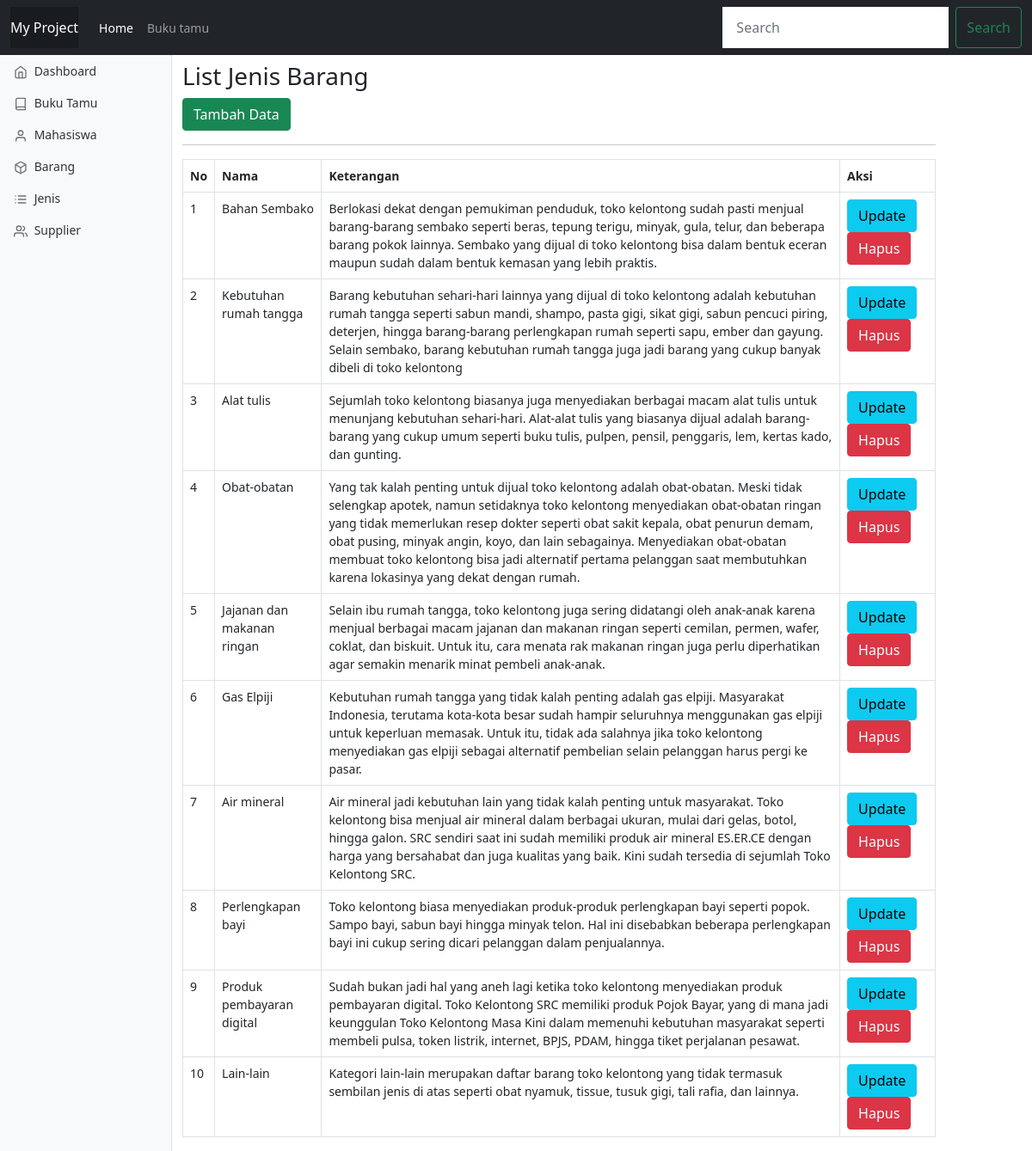
/index.php?p=list_jenis, run on the app's committed database.
### tables this page shows
CREATE TABLE `jenis` (
  `id` int(11) NOT NULL,
  `nama_jenis` varchar(50) NOT NULL,
  `keterangan` text NOT NULL
);

### Class_koneksi.php (called while the page is built, shortened)
<?php
class Koneksi
{
	private $host = 'localhost';
    private $db = 'project';
    private $user = 'root';
    private $pass = '';
    protected $conn;
	function __construct()
	{
		if (!isset($this->conn)) {
        	$this->conn = new mysqli($this->host,$this->user,$this->pass,$this->db);
        }
        return $this->conn;
	}
}

### Class_crud.php (called while the page is built, shortened)
<?php
include 'class_koneksi.php';
class Crud extends Koneksi{
	public function readData($table,$idtable,$id_value)
	{
		$q 		= "SELECT * FROM $table";
		$result = $this->conn->query($q);
		$rows 	= array();
		while($row=$result->fetch_assoc()){
			$rows[]=$row;
		}
		return $rows;
	}
}
 ?>

### jenis/index.php (the view)
<h3>List Jenis Barang</h3>
<a href="index.php?p=input_jenis" class="btn btn-success">Tambah Data</a>
<hr/>
<table class="table table-bordered" width="60%">
    <tr>
        <th>No</th>
        <th>Nama</th>
        <th>Keterangan</th>
        <th>Aksi</th>
    </tr>
    <?php
    include 'Class_crud.php';
    $crud = new Crud();
    $data = $crud->readData('jenis',null,null);
    $no = 1;
    foreach($data as $row)
    {
        echo "<tr>";
        echo "<td>".$no."</td>";
        echo "<td>".$row['nama_jenis']."</td>";
        echo "<td>".$row['keterangan']."</td>";
        echo "<td>
        <a class='btn btn-info' href='index.php?p=edit_jenis&id=".$row['id']."'>Update</a>
        <a class='btn btn-danger' href='index.php?p=hapus_jenis&id=".$row['id']."'>Hapus</a></td>";
        echo "</tr>";
        $no++;
    }
    ?>
</table>

### index.php (shortened to what this page needs)
<!doctype html>
<html lang="en">
  <head>
<link href="css/bootstrap.min.css" rel="stylesheet">
    <link href="css/dashboard.css" rel="stylesheet">
  </head>
  <body>
<nav class="navbar navbar-expand-md navbar-dark fixed-top bg-dark">
  <div class="container-fluid">
    <a class="navbar-brand" href="#">My Project</a>
    <div class="collapse navbar-collapse" id="navbarCollapse">
      <ul class="navbar-nav me-auto mb-2 mb-md-0">
        <li class="nav-item">
          <a class="nav-link active" aria-current="page" href="index.php">Home</a>
        </li>
        <li class="nav-item">
          <a class="nav-link" href="index.php?p=list">Buku tamu</a>
        </li>
      </ul>
      <form class="d-flex">
        <input class="form-control me-2" type="search" placeholder="Search" aria-label="Search">
        <button class="btn btn-outline-success" type="submit">Search</button>
      </form>
    </div>
  </div>
</nav>
<div class="container-fluid">
  <div class="row">
    <div class="col-md-2">
      <nav id="sidebarMenu" class="col-md-3 col-lg-2 d-md-block bg-light sidebar collapse">
      <div class="position-sticky pt-3">
        <ul class="nav flex-column">
          <li class="nav-item">
            <a class="nav-link" aria-current="page" href="index.php">
              <span data-feather="home"></span>
              Dashboard
            </a>
          </li>
          <li class="nav-item">
            <a class="nav-link" href="index.php?p=list_tamu">
              <span data-feather="book"></span>
              Buku Tamu
            </a>
          </li>
          <li class="nav-item">
            <a class="nav-link" href="index.php?p=list_mhs">
              <span data-feather="user"></span>
              Mahasiswa
            </a>
          </li>
          <li class="nav-item">
            <a class="nav-link" href="index.php?p=list_brg">
              <span data-feather="box"></span>
              Barang
            </a>
          </li>
          <li class="nav-item">
            <a class="nav-link" href="index.php?p=list_jenis">
              <span data-feather="list"></span>
              Jenis
            </a>
          </li>
          <li class="nav-item">
            <a class="nav-link" href="index.php?p=list_supplier">
              <span data-feather="users"></span>
              Supplier
            </a>
          </li>
        </ul>
      </div>
    </nav>
    </div>
    <div class="col-md-9 ">
    <?php
      $p=isset($_GET['p']) ? $_GET['p'] : 'home';
      if ($p=='list_jenis') include 'jenis/index.php';
    ?>
    </div>
  </div>
</div>
  </body>
</html>

### css/dashboard.css (style rules this page uses)
body { font-size: .875rem; }
.feather { width: 16px; height: 16px; vertical-align: text-bottom; }
.sidebar { position: fixed; top: 0; bottom: 0; left: 0; z-index: 100; padding: 48px 0 0; box-shadow: inset -1px 0 0 rgba(0, 0, 0, .1); }
.sidebar .nav-link { font-weight: 500; color: #333; }
.sidebar .nav-link .feather { margin-right: 4px; color: #727272; }
.navbar-brand { padding-top: .75rem; padding-bottom: .75rem; font-size: 1rem; background-color: rgba(0, 0, 0, .25); box-shadow: inset -1px 0 0 rgba(0, 0, 0, .25); }
.navbar .form-control { padding: .75rem 1rem; border-width: 0; border-radius: 0; }

### index.php (style rules this page uses)
body { min-height: 75rem; padding-top: 4.5rem; }

### data on the page
jenis: nama_jenis "Bahan Sembako", keterangan "Berlokasi dekat dengan pemukiman penduduk, toko kelontong sudah pasti menjual barang-barang sembako seperti beras, tepung terigu, minyak, gula, telur, dan beberapa barang pokok lainnya. Sembako yang dijual di toko kelontong bisa dalam bentuk eceran maupun sudah dalam bentuk kemasan yang lebih praktis."
jenis: nama_jenis "Kebutuhan rumah tangga", keterangan "Barang kebutuhan sehari-hari lainnya yang dijual di toko kelontong adalah kebutuhan rumah tangga seperti sabun mandi, shampo, pasta gigi, sikat gigi, sabun pencuci piring, deterjen, hingga barang-barang perlengkapan rumah seperti sapu, ember dan gayung. Selain sembako, barang kebutuhan rumah tangga juga jadi barang yang cukup banyak dibeli di toko kelontong"
jenis: nama_jenis "Alat tulis", keterangan "Sejumlah toko kelontong biasanya juga menyediakan berbagai macam alat tulis untuk menunjang kebutuhan sehari-hari. Alat-alat tulis yang biasanya dijual adalah barang-barang yang cukup umum seperti buku tulis, pulpen, pensil, penggaris, lem, kertas kado, dan gunting."
jenis: nama_jenis "Obat-obatan", keterangan "Yang tak kalah penting untuk dijual toko kelontong adalah obat-obatan. Meski tidak selengkap apotek, namun setidaknya toko kelontong menyediakan obat-obatan ringan yang tidak memerlukan resep dokter seperti obat sakit kepala, obat penurun demam, obat pusing, minyak angin, koyo, dan lain sebagainya. Menyediakan obat-obatan membuat toko kelontong bisa jadi alternatif pertama pelanggan saat membutuhkan karena lokasinya yang dekat dengan rumah."
jenis: nama_jenis "Jajanan dan makanan ringan", keterangan "Selain ibu rumah tangga, toko kelontong juga sering didatangi oleh anak-anak karena menjual berbagai macam jajanan dan makanan ringan seperti cemilan, permen, wafer, coklat, dan biskuit. Untuk itu, cara menata rak makanan ringan juga perlu diperhatikan agar semakin menarik minat pembeli anak-anak."
jenis: nama_jenis "Gas Elpiji", keterangan "Kebutuhan rumah tangga yang tidak kalah penting adalah gas elpiji. Masyarakat Indonesia, terutama kota-kota besar sudah hampir seluruhnya menggunakan gas elpiji untuk keperluan memasak. Untuk itu, tidak ada salahnya jika toko kelontong menyediakan gas elpiji sebagai alternatif pembelian selain pelanggan harus pergi ke pasar."
jenis: nama_jenis "Air mineral", keterangan "Air mineral jadi kebutuhan lain yang tidak kalah penting untuk masyarakat. Toko kelontong bisa menjual air mineral dalam berbagai ukuran, mulai dari gelas, botol, hingga galon. SRC sendiri saat ini sudah memiliki produk air mineral ES.ER.CE dengan harga yang bersahabat dan juga kualitas yang baik. Kini sudah tersedia di sejumlah Toko Kelontong SRC."
jenis: nama_jenis "Perlengkapan bayi", keterangan "Toko kelontong biasa menyediakan produk-produk perlengkapan bayi seperti popok. Sampo bayi, sabun bayi hingga minyak telon. Hal ini disebabkan beberapa perlengkapan bayi ini cukup sering dicari pelanggan dalam penjualannya."
jenis: nama_jenis "Produk pembayaran digital", keterangan "Sudah bukan jadi hal yang aneh lagi ketika toko kelontong menyediakan produk pembayaran digital. Toko Kelontong SRC memiliki produk Pojok Bayar, yang di mana jadi keunggulan Toko Kelontong Masa Kini dalam memenuhi kebutuhan masyarakat seperti membeli pulsa, token listrik, internet, BPJS, PDAM, hingga tiket perjalanan pesawat."
jenis: nama_jenis "Lain-lain", keterangan "Kategori lain-lain merupakan daftar barang toko kelontong yang tidak termasuk sembilan jenis di atas seperti obat nyamuk, tissue, tusuk gigi, tali rafia, dan lainnya."
